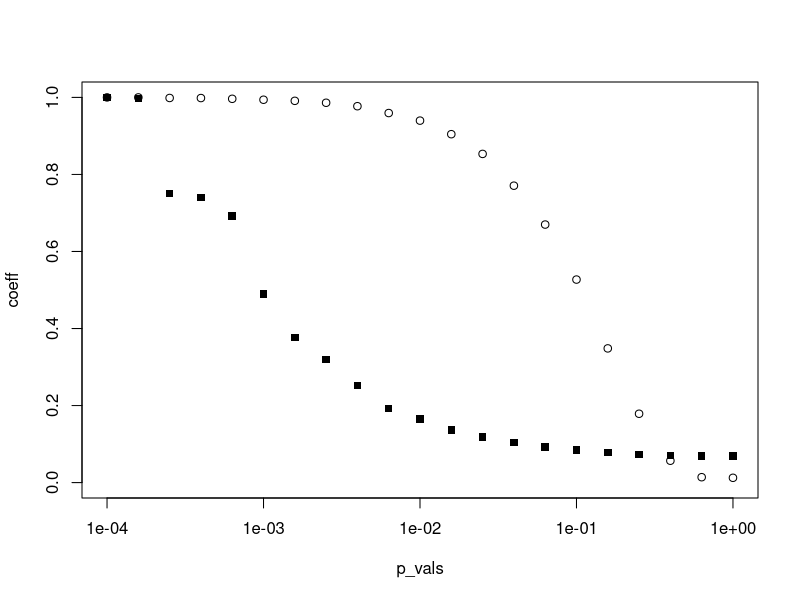

Reproduce this figure in R.
#install.packages("igraph")
library(igraph)

p_vals <- 10^(seq(-4,0,0.2))
n <- 10

avg_clustering <- vector(mode = "numeric", length = length(p_vals))
avg_shortest_path <- vector(mode = "numeric", length = length(p_vals))

for (i in seq_along(p_vals)) {
  p <- p_vals[i]
  trans_sum <- 0
  sp_sum <- 0
  for (j in 1:n) {
    print(i)
    ws_graph <- sample_smallworld(1, 1000, 4, p)
    trans <- transitivity(ws_graph, type = "undirected", vids = NULL,
                          weights = NULL)
    sp <- average.path.length(ws_graph)
    trans_sum <- trans_sum + trans
    sp_sum <- sp_sum + sp
  }
  avg_clustering[i] <- trans_sum / n
  avg_shortest_path[i] <- sp_sum / n
  print(trans_sum/n)
  print(avg_clustering)
}

#Normalize them
trans <- avg_clustering/avg_clustering[1]
sp <- avg_shortest_path/avg_shortest_path[1]

x = data.frame(v1 = p_vals, v2 = sp, v3 = trans)

plot(p_vals,trans, ylim = c(0,1), ylab='coeff', log='x')
points(p_vals,sp, ylim = c(0,1), ylab='coeff',pch=15)
